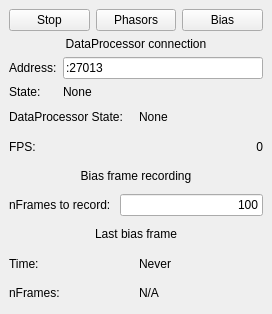
<?xml version="1.0" encoding="UTF-8"?>
<ui version="4.0">
 <class>DataProcessorGUI</class>
 <widget class="QMainWindow" name="DataProcessorGUI">
  <property name="geometry">
   <rect>
    <x>0</x>
    <y>0</y>
    <width>272</width>
    <height>314</height>
   </rect>
  </property>
  <property name="windowTitle">
   <string>DataProcessorGUI</string>
  </property>
  <widget class="QWidget" name="centralwidget">
   <layout class="QVBoxLayout" name="verticalLayout">
    <item>
     <layout class="QHBoxLayout" name="horizontalLayout">
      <item>
       <widget class="QPushButton" name="pushButton_stop">
        <property name="toolTip">
         <string>Don't process frame</string>
        </property>
        <property name="text">
         <string>Stop</string>
        </property>
       </widget>
      </item>
      <item>
       <widget class="QPushButton" name="pushButton_phasors">
        <property name="toolTip">
         <string>Compute phasors for FringeTracker</string>
        </property>
        <property name="text">
         <string>Phasors</string>
        </property>
       </widget>
      </item>
      <item>
       <widget class="QPushButton" name="pushButton_bias">
        <property name="toolTip">
         <string>Record Bias Frame</string>
        </property>
        <property name="text">
         <string>Bias</string>
        </property>
       </widget>
      </item>
     </layout>
    </item>
    <item>
     <layout class="QFormLayout" name="formLayout">
      <item row="1" column="1">
       <widget class="QLineEdit" name="lineEdit_server">
        <property name="toolTip">
         <string>Address of DataProcessor command server</string>
        </property>
        <property name="text">
         <string>:27013</string>
        </property>
       </widget>
      </item>
      <item row="2" column="1">
       <widget class="QLabel" name="label_connection_state">
        <property name="text">
         <string>None</string>
        </property>
       </widget>
      </item>
      <item row="1" column="0">
       <widget class="QLabel" name="label">
        <property name="text">
         <string>Address:</string>
        </property>
       </widget>
      </item>
      <item row="0" column="0" colspan="2">
       <widget class="QLabel" name="label_7">
        <property name="text">
         <string>DataProcessor connection</string>
        </property>
        <property name="alignment">
         <set>Qt::AlignmentFlag::AlignCenter</set>
        </property>
       </widget>
      </item>
      <item row="2" column="0">
       <widget class="QLabel" name="label_9">
        <property name="text">
         <string>State:</string>
        </property>
       </widget>
      </item>
     </layout>
    </item>
    <item>
     <layout class="QHBoxLayout" name="horizontalLayout_3">
      <item>
       <widget class="QLabel" name="label_6">
        <property name="text">
         <string>DataProcessor State:</string>
        </property>
       </widget>
      </item>
      <item>
       <widget class="QLabel" name="label_processor_state">
        <property name="toolTip">
         <string>What DataProcessor is doing now</string>
        </property>
        <property name="text">
         <string>None</string>
        </property>
       </widget>
      </item>
     </layout>
    </item>
    <item>
     <layout class="QHBoxLayout" name="horizontalLayout_2">
      <item>
       <widget class="QLabel" name="label_5">
        <property name="text">
         <string>FPS:</string>
        </property>
       </widget>
      </item>
      <item>
       <widget class="QLabel" name="label_fps">
        <property name="toolTip">
         <string>Number of frames DataProcessor is receiving (or simulating)</string>
        </property>
        <property name="text">
         <string>0</string>
        </property>
        <property name="alignment">
         <set>Qt::AlignmentFlag::AlignRight|Qt::AlignmentFlag::AlignTrailing|Qt::AlignmentFlag::AlignVCenter</set>
        </property>
       </widget>
      </item>
     </layout>
    </item>
    <item>
     <widget class="QLabel" name="label_2">
      <property name="text">
       <string>Bias frame recording</string>
      </property>
      <property name="alignment">
       <set>Qt::AlignmentFlag::AlignCenter</set>
      </property>
     </widget>
    </item>
    <item>
     <layout class="QHBoxLayout" name="horizontalLayout_4">
      <item>
       <widget class="QLabel" name="label_3">
        <property name="text">
         <string>nFrames to record: </string>
        </property>
       </widget>
      </item>
      <item>
       <widget class="QLineEdit" name="lineEdit_nframes">
        <property name="toolTip">
         <string>Number of frames to record for a bias frame</string>
        </property>
        <property name="text">
         <string>100</string>
        </property>
        <property name="alignment">
         <set>Qt::AlignmentFlag::AlignRight|Qt::AlignmentFlag::AlignTrailing|Qt::AlignmentFlag::AlignVCenter</set>
        </property>
       </widget>
      </item>
     </layout>
    </item>
    <item>
     <widget class="QLabel" name="label_10">
      <property name="text">
       <string>Last bias frame</string>
      </property>
      <property name="alignment">
       <set>Qt::AlignmentFlag::AlignCenter</set>
      </property>
     </widget>
    </item>
    <item>
     <layout class="QHBoxLayout" name="horizontalLayout_5">
      <item>
       <widget class="QLabel" name="label_8">
        <property name="text">
         <string>Time:</string>
        </property>
       </widget>
      </item>
      <item>
       <widget class="QLabel" name="label_t_bias">
        <property name="toolTip">
         <string>Time of last bias frame</string>
        </property>
        <property name="text">
         <string>Never</string>
        </property>
       </widget>
      </item>
     </layout>
    </item>
    <item>
     <layout class="QHBoxLayout" name="horizontalLayout_6">
      <item>
       <widget class="QLabel" name="label_n_bias">
        <property name="text">
         <string>nFrames:</string>
        </property>
       </widget>
      </item>
      <item>
       <widget class="QLabel" name="label_11">
        <property name="toolTip">
         <string>Number of frames used to record last bias frame</string>
        </property>
        <property name="text">
         <string>N/A</string>
        </property>
       </widget>
      </item>
     </layout>
    </item>
   </layout>
  </widget>
 </widget>
 <resources/>
 <connections/>
</ui>
